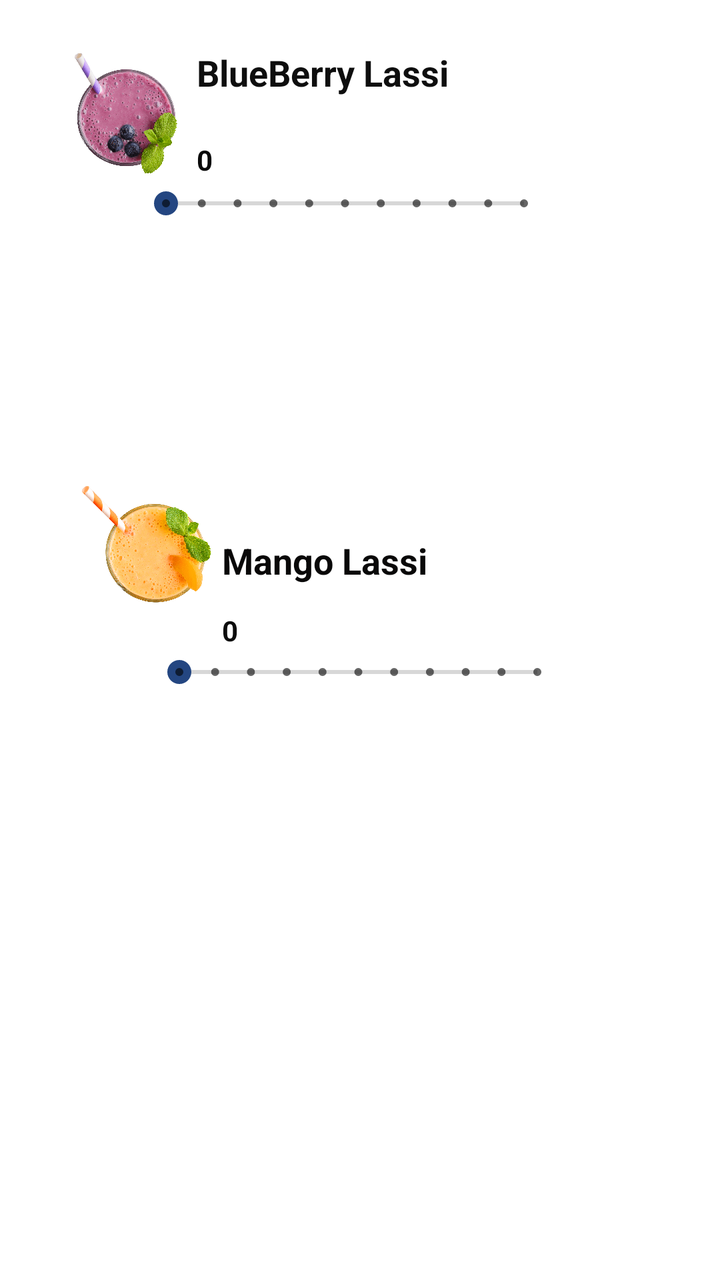
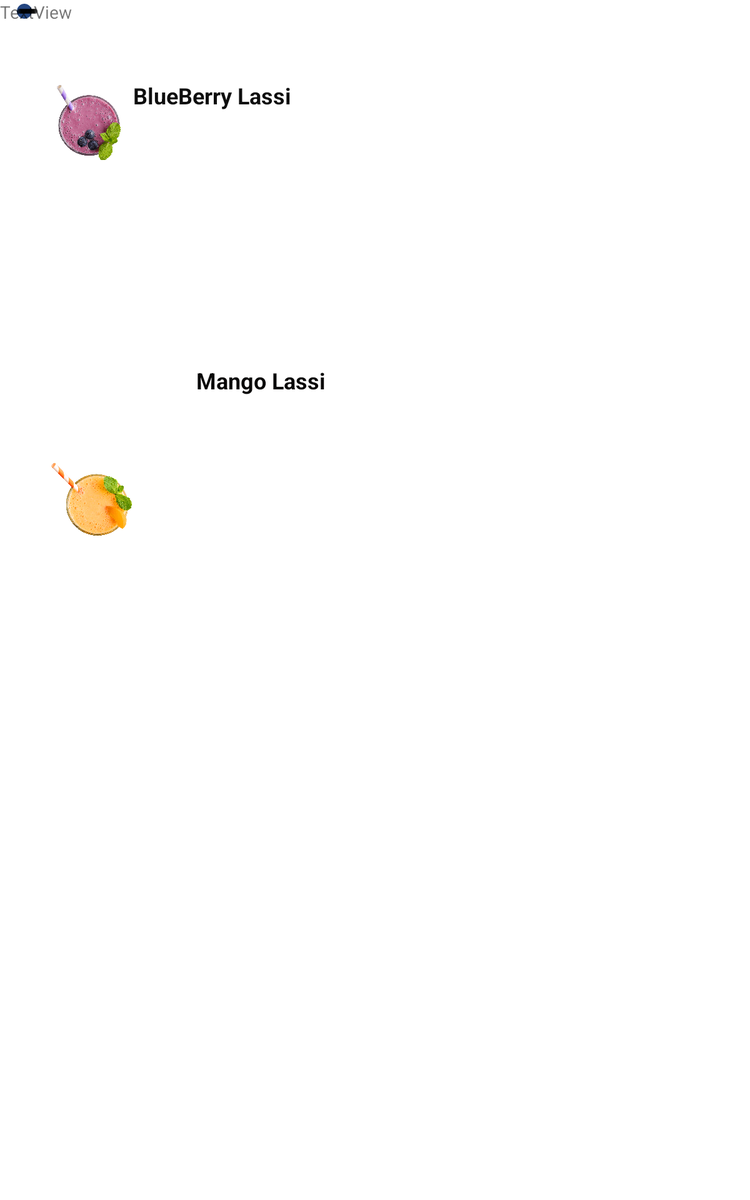

The same Android screen from two of the app's own layout files: first res/layout/ as a phone draws it, then the repository's variant for another configuration, drawn on a device whose configuration selects that folder. Both files follow.
<!-- AndroidManifest.xml: application theme AppTheme -->
<!-- res/layout/lasi.xml -->
<?xml version="1.0" encoding="utf-8"?>
<androidx.constraintlayout.widget.ConstraintLayout xmlns:android="http://schemas.android.com/apk/res/android"
    xmlns:app="http://schemas.android.com/apk/res-auto"
    xmlns:tools="http://schemas.android.com/tools"
    android:layout_width="match_parent"
    android:layout_height="match_parent"
    android:background="#ffff">


    <TextView
        android:id="@+id/textView14"
        android:layout_width="wrap_content"
        android:layout_height="wrap_content"
        android:layout_marginTop="140dp"
        android:text="Mango Lassi"
        android:textColor="#090808"
        android:textSize="18sp"
        android:textStyle="bold"
        app:layout_constraintBottom_toTopOf="@+id/seekBar"
        app:layout_constraintEnd_toStartOf="@+id/guideline20"
        app:layout_constraintHorizontal_bias="0.0"
        app:layout_constraintStart_toEndOf="@+id/imageView2"
        app:layout_constraintTop_toTopOf="@+id/guideline21"
        app:layout_constraintVertical_bias="1.0" />

    <androidx.constraintlayout.widget.Guideline
        android:id="@+id/guideline18"
        android:layout_width="wrap_content"
        android:layout_height="wrap_content"
        android:orientation="vertical"
        app:layout_constraintGuide_begin="20dp" />


    <androidx.constraintlayout.widget.Guideline
        android:id="@+id/guideline20"
        android:layout_width="wrap_content"
        android:layout_height="wrap_content"
        android:orientation="vertical"
        app:layout_constraintGuide_end="56dp" />

    <androidx.constraintlayout.widget.Guideline
        android:id="@+id/guideline21"
        android:layout_width="wrap_content"
        android:layout_height="wrap_content"
        android:orientation="horizontal"
        app:layout_constraintGuide_begin="119dp"
        app:layout_constraintGuide_percent=".2" />

    <ImageView
        android:id="@+id/imageView"
        android:layout_width="71dp"
        android:layout_height="78dp"
        android:layout_marginTop="16dp"
        app:layout_constraintBottom_toTopOf="@+id/guideline21"
        app:layout_constraintEnd_toStartOf="@+id/guideline20"
        app:layout_constraintHorizontal_bias="0.034"
        app:layout_constraintStart_toStartOf="@+id/guideline18"
        app:layout_constraintTop_toTopOf="parent"
        app:layout_constraintVertical_bias="0.057"
        app:srcCompat="@drawable/blue" />

    <ImageView
        android:id="@+id/imageView2"
        android:layout_width="71dp"
        android:layout_height="78dp"
        android:layout_marginStart="20dp"
        android:layout_marginLeft="20dp"
        app:layout_constraintBottom_toBottomOf="parent"
        app:layout_constraintEnd_toStartOf="@+id/guideline20"
        app:layout_constraintHorizontal_bias="0.0"
        app:layout_constraintStart_toStartOf="@+id/guideline18"
        app:layout_constraintTop_toTopOf="@+id/guideline21"
        app:layout_constraintVertical_bias="0.248"
        app:srcCompat="@drawable/mango" />

    <TextView
        android:id="@+id/textView13"
        android:layout_width="wrap_content"
        android:layout_height="33dp"
        android:layout_marginTop="24dp"
        android:text="BlueBerry Lassi"
        android:textColor="#0E0E0E"
        android:textSize="18sp"
        android:textStyle="bold"
        app:layout_constraintBottom_toTopOf="@+id/seekBar3"
        app:layout_constraintEnd_toStartOf="@+id/guideline20"
        app:layout_constraintHorizontal_bias="0.0"
        app:layout_constraintStart_toEndOf="@+id/imageView"
        app:layout_constraintTop_toTopOf="parent"
        app:layout_constraintVertical_bias="1.0" />

    <SeekBar
        android:id="@+id/seek_blueberry"
        style="@style/Widget.AppCompat.SeekBar.Discrete"
        android:layout_width="211dp"
        android:layout_height="25dp"
        android:max="10"
        android:progress="0"
        app:layout_constraintBottom_toTopOf="@+id/guideline21"
        app:layout_constraintEnd_toStartOf="@+id/guideline20"
        app:layout_constraintHorizontal_bias="0.645"
        app:layout_constraintStart_toStartOf="@+id/guideline18"
        app:layout_constraintTop_toBottomOf="@+id/textView13"
        app:layout_constraintVertical_bias="0.702" />

    <TextView
        android:id="@+id/no_blueberry"
        android:layout_width="wrap_content"
        android:layout_height="wrap_content"
        android:text="0"
        android:textColor="#090909"
        android:textStyle="bold"
        app:layout_constraintBottom_toTopOf="@+id/seek_blueberry"
        app:layout_constraintEnd_toStartOf="@+id/guideline20"
        app:layout_constraintHorizontal_bias="0.0"
        app:layout_constraintStart_toEndOf="@+id/imageView"
        app:layout_constraintTop_toTopOf="parent"
        app:layout_constraintVertical_bias="1.0" />

    <TextView
        android:id="@+id/no_mango"
        android:layout_width="wrap_content"
        android:layout_height="wrap_content"
        android:text="0"
        android:textColor="#0C0C0C"
        android:textStyle="bold"
        app:layout_constraintBottom_toTopOf="@+id/seek_mango"
        app:layout_constraintEnd_toStartOf="@+id/guideline20"
        app:layout_constraintHorizontal_bias="0.0"
        app:layout_constraintStart_toEndOf="@+id/imageView2"
        app:layout_constraintTop_toBottomOf="@+id/textView14"
        app:layout_constraintVertical_bias="1.0" />

    <SeekBar
        android:id="@+id/seek_mango"
        style="@style/Widget.AppCompat.SeekBar.Discrete"
        android:layout_width="211dp"
        android:layout_height="23dp"
        android:max="10"
        android:progress="0"
        app:layout_constraintBottom_toBottomOf="parent"
        app:layout_constraintEnd_toStartOf="@+id/guideline20"
        app:layout_constraintHorizontal_bias="0.733"
        app:layout_constraintStart_toStartOf="@+id/guideline18"
        app:layout_constraintTop_toBottomOf="@+id/textView14"
        app:layout_constraintVertical_bias="0.1" />


</androidx.constraintlayout.widget.ConstraintLayout>
<!-- resources referenced by this layout -->
<resources>
  <!-- drawable blue: png bitmap (drawable, 362698 bytes) -->
  <!-- drawable mango: png bitmap (drawable-v24, 378771 bytes) -->
  <style name="AppTheme" parent="Theme.AppCompat.DayNight.NoActionBar">
          
          <item name="colorPrimary">@color/colorPrimary</item>
          <item name="colorPrimaryDark">@color/colorPrimaryDark</item>
          <item name="colorAccent">@color/colorAccent</item>
      </style>
  <color name="colorPrimary">#244681</color>
  <color name="colorPrimaryDark">#244681</color>
  <color name="colorAccent">#244681</color>
</resources>
<!-- res/layout-sw600dp/lasi.xml (the repository's variant of the layout above) -->
<!-- drawn on a 7-inch tablet held upright -->
<?xml version="1.0" encoding="utf-8"?>
<androidx.constraintlayout.widget.ConstraintLayout xmlns:android="http://schemas.android.com/apk/res/android"
    xmlns:app="http://schemas.android.com/apk/res-auto"
    xmlns:tools="http://schemas.android.com/tools"
    android:layout_width="match_parent"
    android:layout_height="match_parent"
    android:background="#ffff">


    <TextView
        android:id="@+id/textView14"
        android:layout_width="wrap_content"
        android:layout_height="wrap_content"
        android:layout_marginTop="100dp"
        android:text="Mango Lassi"
        android:textColor="#090808"
        android:textSize="18sp"
        android:textStyle="bold"
        app:layout_constraintBottom_toTopOf="@+id/seekBar"
        app:layout_constraintEnd_toStartOf="@+id/guideline20"
        app:layout_constraintHorizontal_bias="0.14"
        app:layout_constraintStart_toEndOf="@+id/imageView2"
        app:layout_constraintTop_toTopOf="@+id/guideline21"
        app:layout_constraintVertical_bias="1.0" />


    <androidx.constraintlayout.widget.Guideline
        android:id="@+id/guideline18"
        android:layout_width="wrap_content"
        android:layout_height="wrap_content"
        android:orientation="vertical"
        app:layout_constraintGuide_begin="20dp" />


    <androidx.constraintlayout.widget.Guideline
        android:id="@+id/guideline20"
        android:layout_width="wrap_content"
        android:layout_height="wrap_content"
        android:orientation="vertical"
        app:layout_constraintGuide_end="56dp" />

    <androidx.constraintlayout.widget.Guideline
        android:id="@+id/guideline21"
        android:layout_width="wrap_content"
        android:layout_height="wrap_content"
        android:orientation="horizontal"
        app:layout_constraintGuide_begin="119dp"
        app:layout_constraintGuide_percent=".2" />

    <ImageView
        android:id="@+id/imageView"
        android:layout_width="71dp"
        android:layout_height="78dp"
        android:layout_marginTop="16dp"
        app:layout_constraintBottom_toTopOf="@+id/guideline21"
        app:layout_constraintEnd_toStartOf="@+id/guideline20"
        app:layout_constraintHorizontal_bias="0.034"
        app:layout_constraintStart_toStartOf="@+id/guideline18"
        app:layout_constraintTop_toTopOf="parent"
        app:layout_constraintVertical_bias="0.442"
        app:srcCompat="@drawable/blue" />

    <ImageView
        android:id="@+id/imageView2"
        android:layout_width="71dp"
        android:layout_height="78dp"
        android:layout_marginStart="20dp"
        android:layout_marginLeft="20dp"
        app:layout_constraintBottom_toBottomOf="parent"
        app:layout_constraintEnd_toStartOf="@+id/guideline20"
        app:layout_constraintHorizontal_bias="0.0"
        app:layout_constraintStart_toStartOf="@+id/guideline18"
        app:layout_constraintTop_toTopOf="@+id/guideline21"
        app:layout_constraintVertical_bias="0.248"
        app:srcCompat="@drawable/mango" />

    <TextView
        android:id="@+id/textView13"
        android:layout_width="wrap_content"
        android:layout_height="33dp"
        android:layout_marginTop="64dp"
        android:text="BlueBerry Lassi"
        android:textColor="#0E0E0E"
        android:textSize="18sp"
        android:textStyle="bold"
        app:layout_constraintBottom_toTopOf="@+id/seekBar3"
        app:layout_constraintEnd_toStartOf="@+id/guideline20"
        app:layout_constraintHorizontal_bias="0.0"
        app:layout_constraintStart_toEndOf="@+id/imageView"
        app:layout_constraintTop_toTopOf="parent"
        app:layout_constraintVertical_bias="1.0" />

    <SeekBar
        android:id="@+id/seek_vlueberry"
        style="@style/Widget.AppCompat.SeekBar.Discrete"
        android:layout_width="wrap_content"
        android:layout_height="wrap_content"
        android:max="10"
        android:progress="3" />

    <TextView
        android:id="@+id/textView2"
        android:layout_width="wrap_content"
        android:layout_height="wrap_content"
        android:text="TextView"
        tools:layout_editor_absoluteX="225dp"
        tools:layout_editor_absoluteY="64dp" />


</androidx.constraintlayout.widget.ConstraintLayout>
